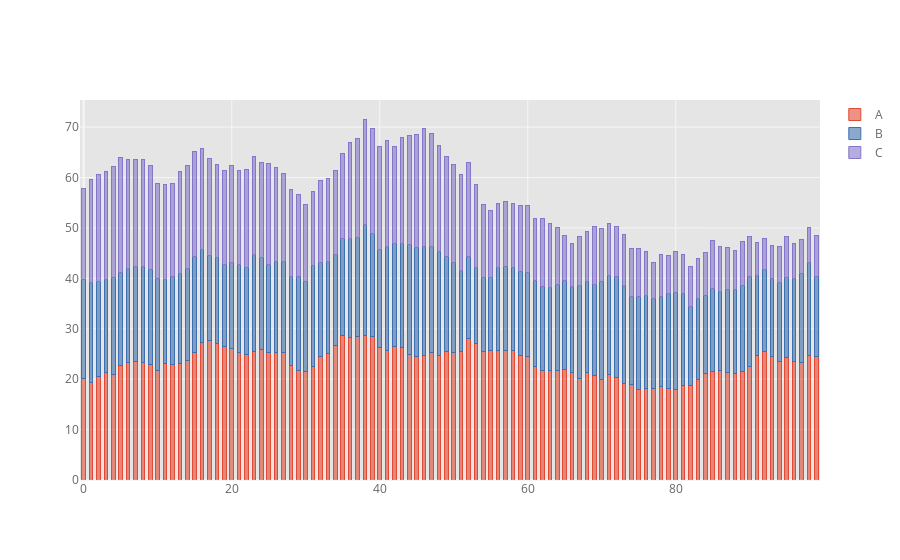

Notebook cell for this chart:
### Code cell
cf.set_config_file(theme='ggplot')
df.iplot(kind = 'bar', barmode='stack', bargap=0.5)
